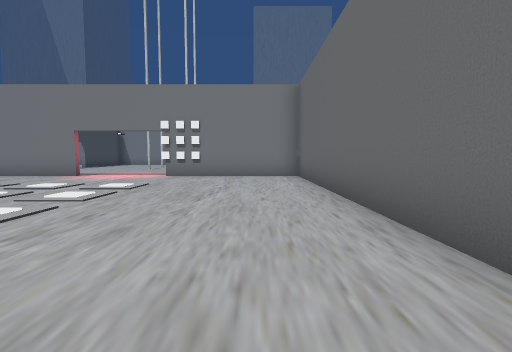
View 1 (above)

16 first-person views from a walk through a Unity game level. The camera is 1.3 m above the floor, tilts 4° down and sees 85° across. Doors are open. The floor is counted in squares, 2 m on a side. Each view is taken from the middle of a square. On the plan, view 1 faces up. The plan holds only what a view shows up to about 9 squares ahead; the rest is blank. The place goes on beyond the plan. Some surface patterns are stand-ins.

View 2
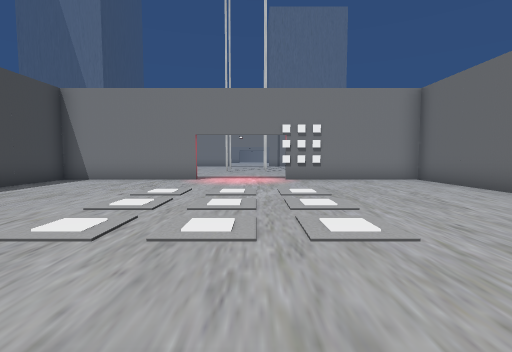

View 3
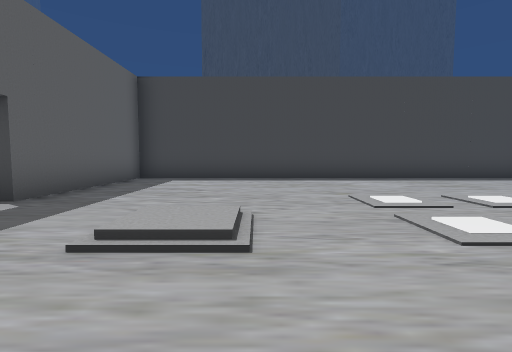

View 4
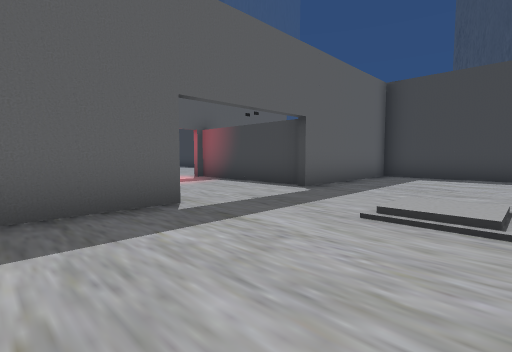

View 5
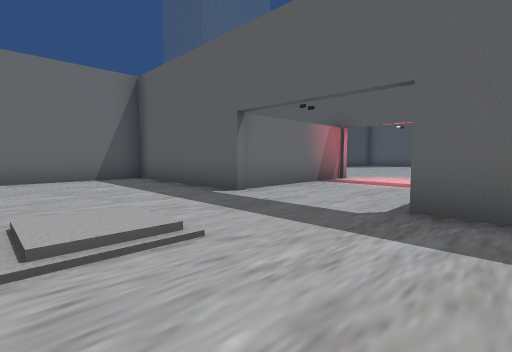

View 6
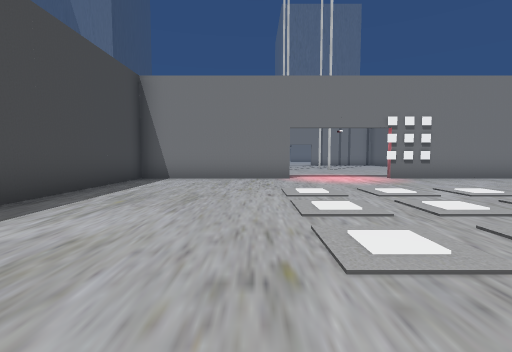

View 7
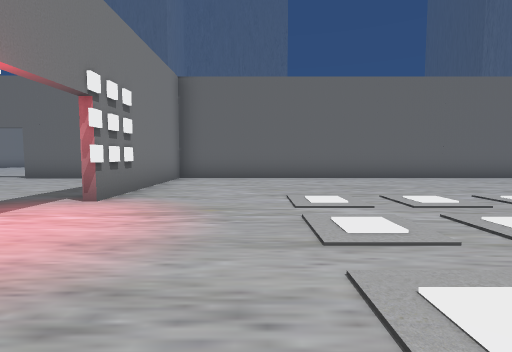

View 8
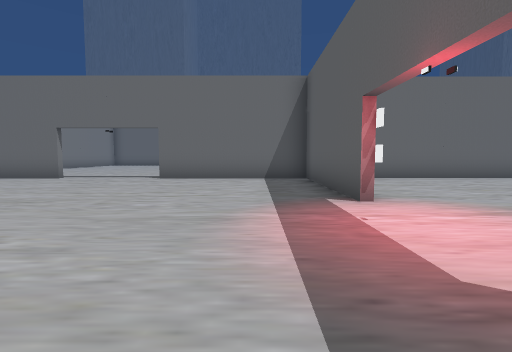

View 9
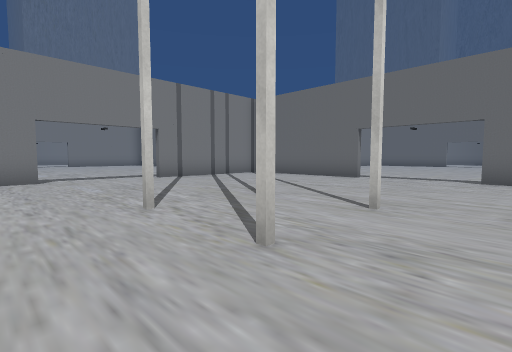

View 10
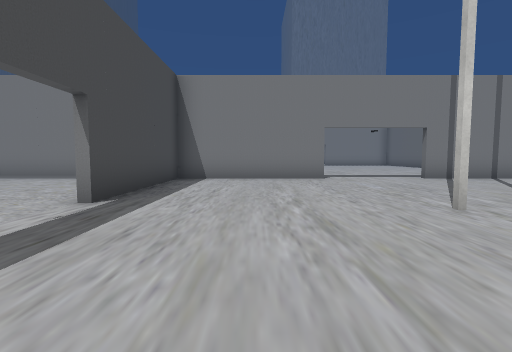

View 11
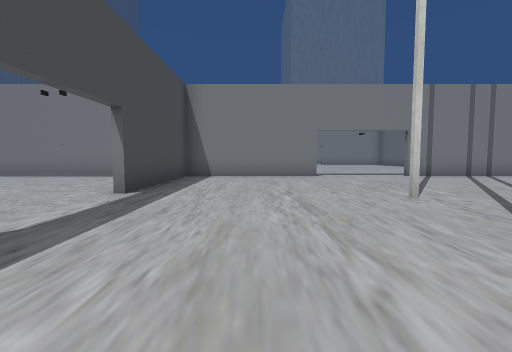

View 12
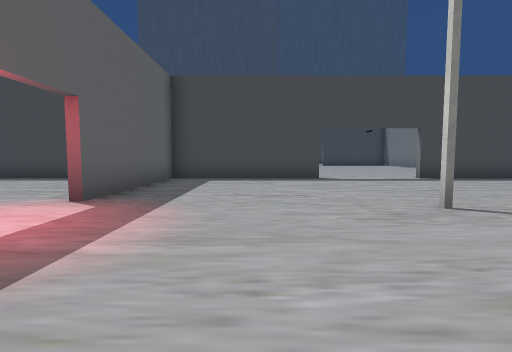

View 13
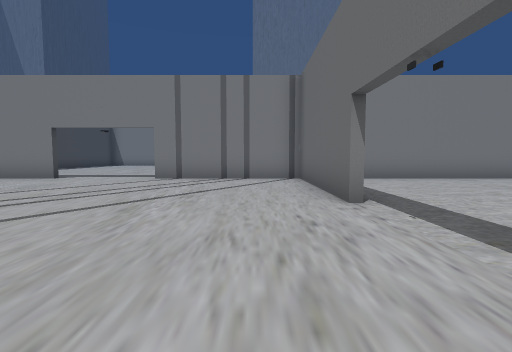

View 14
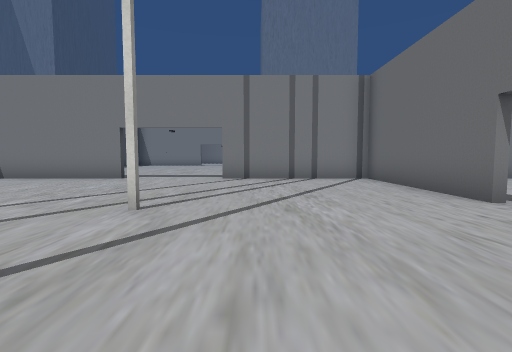

View 15
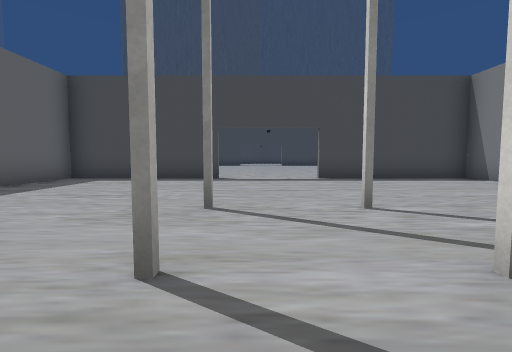

View 16
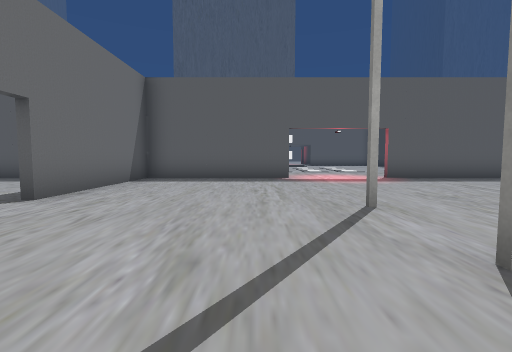

### Floor plan
Ten units are one square. View 1 is at (0, 0); x grows to the right and y downward. Boxes are objects, and circles mark ways between rooms. Rooms are numbered by the first view taken in them; rooms with no view inside come last. Other rooms are left out.
<svg viewBox="-108 -218 128 253">
<path fill="none" stroke="#000" d="M-29 25 14 25 14 -89M-60 -93 -103 -93 -103 25 -60 25M15 -93 -31 -93M-103 -140 -103 -95 -60 -95M-30 -95 14 -95M-59 -213 -103 -213 -103 -169M14 -167 14 -213 -30 -213M14 -89 14 -139"/>
<circle cx="-45" cy="-90" r="3" fill="#2a7"/>
<text x="-50" y="-30">1</text>
<text x="-50" y="-150">2</text>
</svg>
Room 1 opens to room 2.

Where each view was taken, in squares from view 1:
view 1: 0 up, 0 right, facing up
view 2: 0 up, 4 left, facing up
view 3: 1 up, 2 left, facing left
view 4: 1 up, 1 left, facing down-left
view 5: 1 up, 7 left, facing down-right
view 6: 1 up, 7 left, facing up
view 7: 7 up, 7 left, facing right
view 8: 11 up, 7 left, facing right
view 9: 13 up, 7 left, facing up-right
view 10: 13 up, 8 left, facing up
view 11: 12 up, 8 left, facing up
view 12: 12 up, 2 left, facing left
view 13: 13 up, 0 right, facing up
view 14: 13 up, 2 left, facing up
view 15: 15 up, 2 left, facing left
view 16: 18 up, 2 left, facing down
